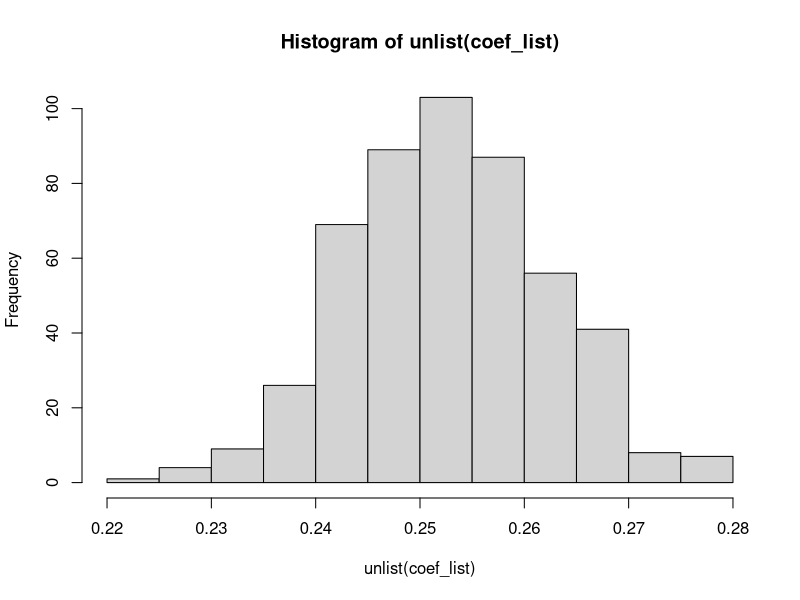

The R source for this figure:
## ---- chunk 1
knitr::opts_chunk$set(warning=FALSE, message=FALSE, cache=TRUE)
## ---- chunk 2
n= 1e5
p = 0.3
d = 1

df = data.frame(ind = seq(1, n),
                type = rep(c(0,1), n/2),
                epsilon = rnorm(n, 0, 1),
                unif = runif(n, 0, 1),
                unif2 = runif(n, 0, 1))

df$spend = ifelse(df$type==0, 3, 5) + df$epsilon

### Select treatment and control using unif
df$target = ifelse(df$spend>4 , 1, 0)
df$treat = ifelse(df$target==1 & df$unif<0.8, 1, 0)
df$control = ifelse(df$target==1 & df$unif>=0.8, 1, 0)
## ---- chunk 3
1-pnorm(4, 3, 1)
1-pnorm(4, 5, 1)
## ---- chunk 4
### Add in treatment effect to treated
df$delta = ifelse(df$treat==1 & df$type==1 & runif(n, 0, 1)<=p, d, 0)
df$spend2 = df$delta + df$spend

### Average treatment effect on treated
df_subset = df[df$target==1,]
mean(df[df$treat==1,]$spend2) - mean(df[df$control==1,]$spend2)
lm(spend2 ~ treat, data=df_subset)
## ---- chunk 5
att <- function(n=1e5, p=0.3, d=1){
  df = data.frame(ind = seq(1, n),
                  type = rep(c(0,1), n/2),
                  epsilon = rnorm(n, 0, 1),
                  unif = runif(n, 0, 1),
                  unif2 = runif(n, 0, 1))
  df$spend = ifelse(df$type==0, 3, 5) + df$epsilon
  
  ### Select treatment and control using unif
  df$target = ifelse(df$spend>4 , 1, 0)
  df$treat = ifelse(df$target==1 & df$unif<0.8, 1, 0)
  df$control = ifelse(df$target==1 & df$unif>=0.8, 1, 0)
  ### Add in treatment effect to treated
  df$delta = ifelse(df$treat==1 & df$type==1 & runif(n, 0, 1)<=p, d, 0)
  df$spend2 = df$delta + df$spend
  ### Average treatment effect on treated
  df_subset = df[df$target==1,]
  mean(df[df$treat==1,]$spend2) - mean(df[df$control==1,]$spend2)
  mod <- lm(spend2 ~ treat, data=df_subset)
  return(coef(mod)["treat"])
}

B = 500
coef_list = list()
for(b in 1:B){
  coef_list[[b]] <- att()
}

hist(unlist(coef_list))
mean(unlist(coef_list))
## ---- chunk 6
att <- function(n=1e5, p=0.3, d=1){

  df = data.frame(ind = seq(1, n),
                  type = rep(c(0,1), n/2),
                  epsilon = rnorm(n, 0, 1),
                  unif = runif(n, 0, 1),
                  unif2 = runif(n, 0, 1))
  df$spend = ifelse(df$type==0, 3, 5) + df$epsilon
  
  ### Select treatment and control using unif
  df$target = ifelse(df$spend>4 , 1, 0)
  df$treat = ifelse(df$target==1 & df$unif<0.8, 1, 0)
  df$control = ifelse(df$target==1 & df$unif>=0.8, 1, 0)
  ### Add in treatment effect to treated
  df$delta = ifelse(df$treat==1 & df$type==1 & runif(n, 0, 1)<=p, d, 0)
  df$spend2 = df$delta + df$spend
  
  ### 2nd time period
  df$target2 = ifelse(df$spend2>4, 1, 0)
  n_control2 = round(sum(df$target2) * 0.2)
  n_control_remain = sum(df$target2 & df$control==1)
  unif_threshold = (n_control2 - n_control_remain) / (sum(df$target2) - n_control_remain)
  df$control2 = ifelse(df$target2==1 & (df$control==1 | df$unif2<=unif_threshold), 1, 0)
  ### Approximately fill up
  df$treat2 = ifelse(df$target2==1 & df$control2==0, 1, 0)
  df$delta2 = ifelse(df$treat2==1 & df$type==1 & df$delta==0 & runif(n, 0, 1)<=p, d, 0)
  df$spend3 = df$delta2 + df$spend2

  highnt = sum(df$spend2>4 & df$type==1 & df$delta==0 & df$control2==0)
  hight = sum(df$spend2>4 & df$type==1 & df$delta==1 & df$control2==0)
  low = sum(df$spend2>4 & df$type==0 & df$control2==0)
  prop_treat = highnt / (highnt + hight + low)

  ### A lot more high non-treated in the control group
  highnt = sum(df$spend2>4 & df$type==1 & df$delta==0 & df$control2==1)
  hight = sum(df$spend2>4 & df$type==1 & df$delta==1 & df$control2==1)
  low = sum(df$spend2>4 & df$type==0 & df$control2==1)
  prop_control = highnt / (highnt + hight + low)

  ### Average treatment effect 2 (Less than predicted!)
  df_subset2 = df[df$target2==1,]
  mod <- lm(spend3 ~ treat2, data=df_subset2)
  return(list(prop_treat, prop_control, coef(mod)["treat2"]))
}

B = 500
prop_treat_list = list()
prop_control_list = list()
coef_list = list()
for(b in 1:B){
  temp <- att()
  prop_treat_list[[b]] <- temp[[1]]
  prop_control_list[[b]] <- temp[[2]]
  coef_list[[b]] <- temp[[3]]
}
## ---- chunk 7
mean(unlist(coef_list))
mean(unlist(prop_control_list))
mean(unlist(prop_treat_list))
